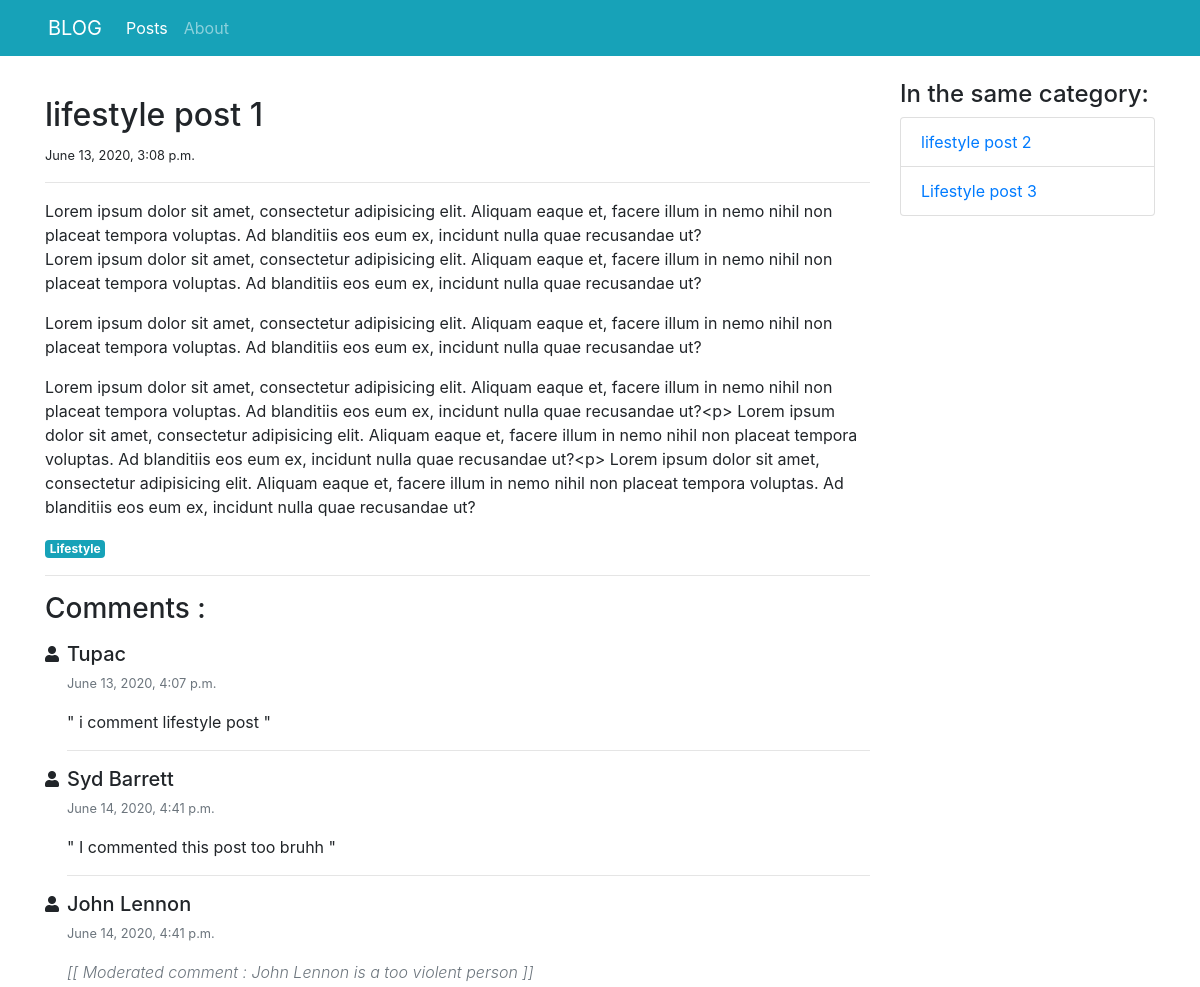
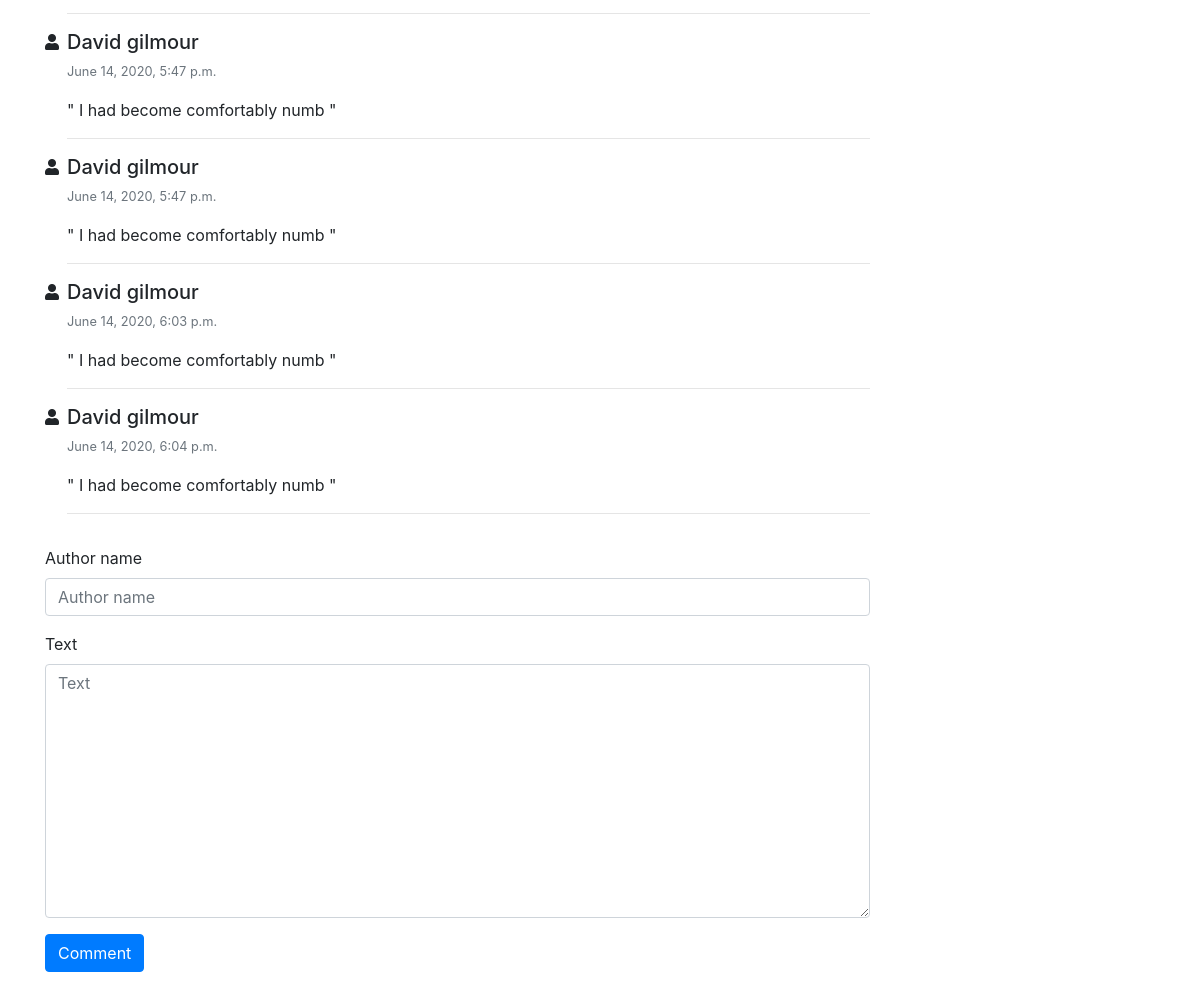
/blog/posts/detail/3/, run on the app's committed database (2 pictures, top to bottom).
### blog/models.py (models this page shows, shortened)
class Post(models.Model):
    title = models.CharField(max_length=100)
    category = models.ForeignKey('PostCategory', null=True, blank=True, on_delete=models.DO_NOTHING)
    published = models.BooleanField(default=True)
    text = models.TextField(blank=True)
    created_at = models.DateTimeField(auto_now_add=True)

class PostCategory(models.Model):
    name = models.CharField(max_length=50)
    def slug(self):
        return slugify(self.name)

class Comment(models.Model):
    STATUS_VISIBLE = 'visible'
    STATUS_HIDDEN = 'hidden'
    STATUS_MODERATED = 'moderated'
    STATUS_CHOICES = (
        (STATUS_VISIBLE, 'Visible'),
        (STATUS_HIDDEN, 'Hidden'),
        (STATUS_MODERATED, 'Moderated')
    )
    post = models.ForeignKey('Post', on_delete=models.CASCADE, related_name='comments')
    author_name = models.CharField(max_length=100)
    text = models.TextField()
    status = models.CharField(max_length=20, default=STATUS_VISIBLE, choices=STATUS_CHOICES, editable=True)
    moderation_text = models.CharField(max_length=200, blank=True, editable=True)
    created_at = models.DateTimeField(auto_now_add=True)

### blog/views.py (the view)
# urls.py: path('posts/detail/<int:post_id>/', views.post_detail, name='post-detail'),
def post_detail(request, post_id, message=""):
    post = get_object_or_404(Post, pk=post_id)
    post_same_category = Post.objects.filter(published=True, category=post.category).exclude(pk=post_id)
    comments = post.comments.exclude(status=Comment.STATUS_HIDDEN).order_by('created_at')
    if request.method == 'POST':
        comment_form = CreateCommentForm(request.POST)
        if comment_form.is_valid():
            comment = comment_form.save(commit=False)
            comment.post = post
            comment.save()
            args = [post.pk, "Comment has been posted"]
            return HttpResponseRedirect(reverse('post-detail-message', args=args) + '#comments')
    else:
        comment_form = CreateCommentForm()
    context = {
        'navigation_items': navigation.navigation_items(navigation.NAV_POSTS),
        'post': post,
        'post_same_category': post_same_category,
        'comments': comments,
        'comment_form': comment_form,
        'message': message,
    }
    return render(request, 'blog/post-detail.html', context)

### blog/forms.py
class CreateCommentForm(forms.ModelForm):
    class Meta:
        model = Comment
        fields = ['author_name', 'text']

### blog/navigation.py (called while the page is built)
def navigation_items(selected_item):
    items = []
    for name, url in NAV_ITEMS:
        items.append({
            'name': name,
            'url': url,
            'active': True if selected_item == name else False
        })
    return items

### blog/templates/blog/post-detail.html (shortened to what this page needs)
{% extends 'base.html' %}
{% load bootstrap4 %}
{% block content %}
    <div class="col-sm-9">
        <div class="mt-3">
            <h2>{{ post.title}}</h2>
            <small>{{ post.created_at }}</small>
            <hr>
            <p class="text-muted">
                {{ post.text|linebreaks|safe }}
            </p>
            <a href="{% url 'post_list' post.category.slug %}" class="badge badge-info">
                {{ post.category.name|capfirst }}</a>
        </div>
        <hr>
        <div class="my-3" id="comments">
            <h3 class="mb-3">Comments :</h3>
            <ul class="list-unstyled">
                {% for com in comments %}
                <li class="media">
                    <i class="fas fa-user mr-2 mt-1"></i>
                    <div class="media-body">
                        <h5 class="mt-0 mb-1">{{ com.author_name|capfirst }}</h5>
                        <p>
                            <small class="text-muted">{{ com.created_at }}</small>
                        </p>
                        <p>
                            {% if com.status == 'moderated' %}
                                <span class="font-weight-light font-italic text-muted">
                                    [[ Moderated comment : {{ com.moderation_text }} ]]
                                </span>
                            {% else %}
                                " {{ com.text }} "
                            {% endif %}
                        </p>
                        <hr>
                    </div>
                </li>
                {% empty %}
                <li class="media"> </i> No com yet</li>
                {% endfor %}
            </ul>
            <form action="{% url 'post-detail' post.pk %}" method="post" class="form">
                {% bootstrap_form comment_form %}
                {% buttons %}
                <input type="submit" class="btn btn-primary" value="Comment">
                {% endbuttons %}
            </form>
        </div>
    </div>
    <aside class="col-sm-3">
        <h4> In the same category: </h4>
            <ul class="list-group">
                {% for post in post_same_category %}
                <li class="list-group-item">
                    <a href="{% url 'post-detail' post.pk %}">
                            {{ post.title|truncatewords:4 }}
                    </a>
                </li>
                {% empty %}
                    This is the only post
                {% endfor %}
            </ul>
    </aside>
{% endblock %}

### data on the page
Post: title "lifestyle post 1", created_at "June 13, 2020, 3:08 p.m.", text "Lorem ipsum dolor sit amet, consectetur adipisicing elit. Aliquam eaque et, facere illum in nemo nihil non placeat tempora voluptas. Ad blanditiis eos eum ex, incidunt nulla quae recusandae ut? Lorem ipsum dolor sit amet, consectetur adipisicing elit. Aliquam eaque et, facere illum in nemo nihil non placeat tempora voluptas. Ad blanditiis eos eum ex, incidunt nulla quae recusandae ut? Lorem ipsum dolor sit amet, consectetur adipisicing elit. Aliquam eaque et, facere illum in nemo nihil non placeat tempora voluptas. Ad blanditiis eos eum ex, incidunt nulla quae recusandae ut? Lorem ipsum dolor sit amet, consectetur adipisicing elit. Aliquam eaque et, facere illum in nemo nihil non placeat…", category.name "Lifestyle"
Comment: author_name "Tupac", created_at "June 13, 2020, 4:07 p.m.", text "i comment lifestyle post"
Comment: author_name "Syd Barrett", created_at "June 14, 2020, 4:41 p.m.", text "I commented this post too bruhh"
Comment: author_name "John Lennon", created_at "June 14, 2020, 4:41 p.m.", moderation_text "John Lennon is a too violent person"
Comment: author_name "David gilmour", created_at "June 14, 2020, 5:47 p.m.", text "I had become comfortably numb"
Comment: author_name "David gilmour", created_at "June 14, 2020, 5:47 p.m.", text "I had become comfortably numb"
Comment: author_name "David gilmour", created_at "June 14, 2020, 6:03 p.m.", text "I had become comfortably numb"
Comment: author_name "David gilmour", created_at "June 14, 2020, 6:04 p.m.", text "I had become comfortably numb"
Post: title "lifestyle post 2"
Post: title "Lifestyle post 3"

### other printed values
{{ item.name }} "Posts" "About"
